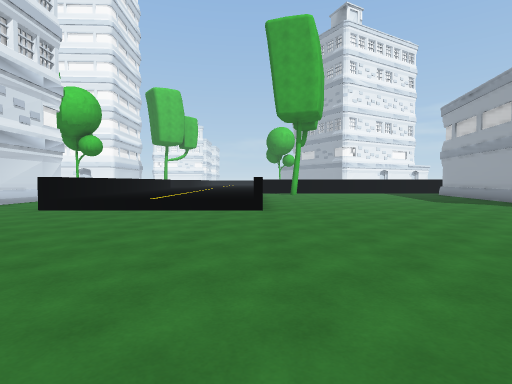
view 1 (above)

24 first-person views from a walk through a scene from a Unity 3-D project. The camera is 1.3 m above the floor, tilts 2° down and sees 80° across. The floor is counted in squares, 2 m on a side. Each view is taken from the middle of a square. On the plan, view 1 faces up. The plan holds only what a view shows up to about 10 squares ahead; the rest is blank. The place goes on beyond the plan. Some surface patterns are stand-ins.

view 2
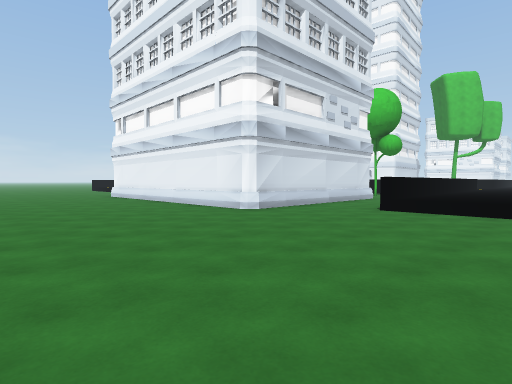

view 3
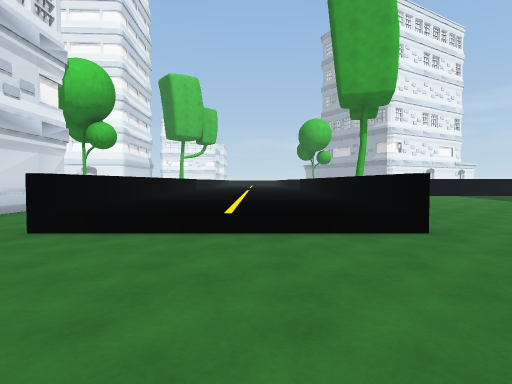

view 4
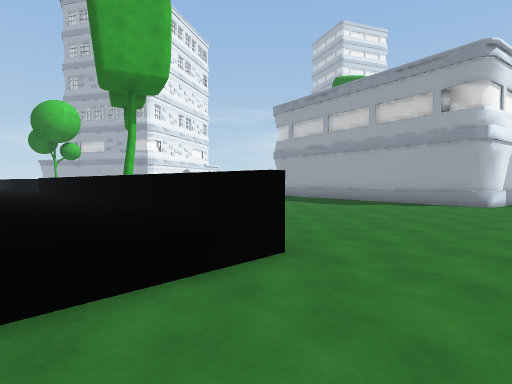

view 5
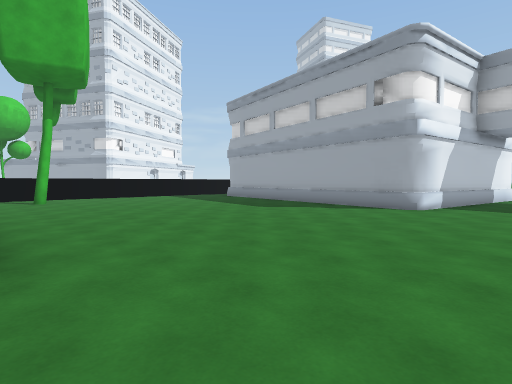

view 6
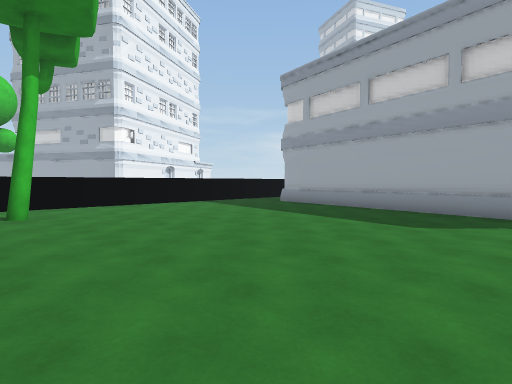

view 7
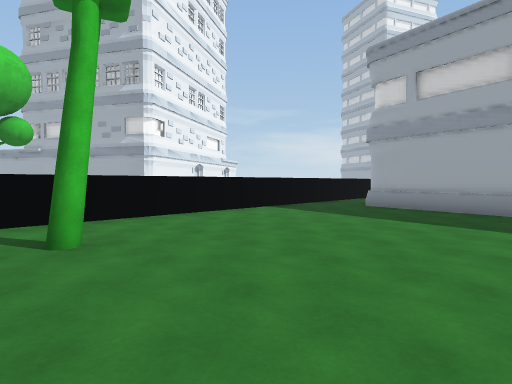

view 8
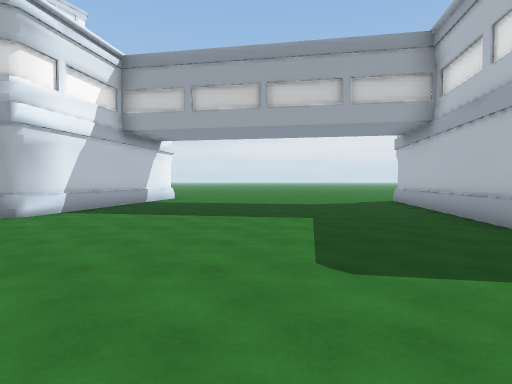

view 9
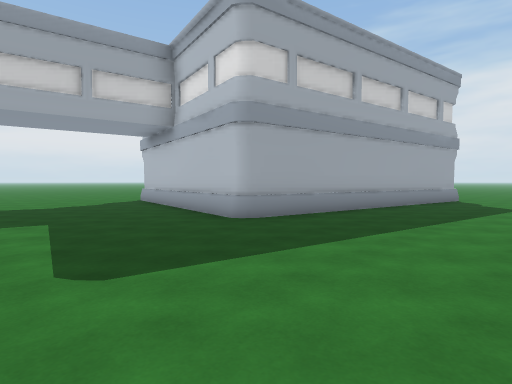

view 10
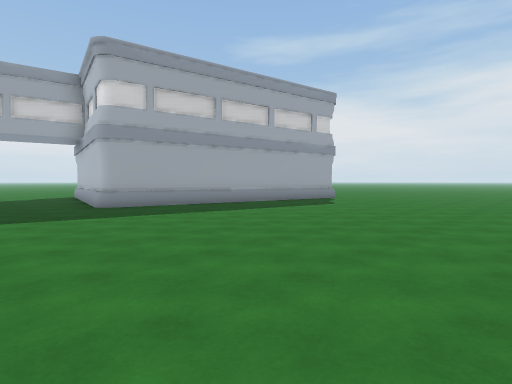

view 11
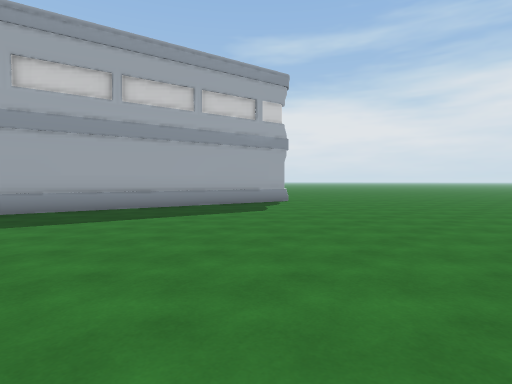

view 12
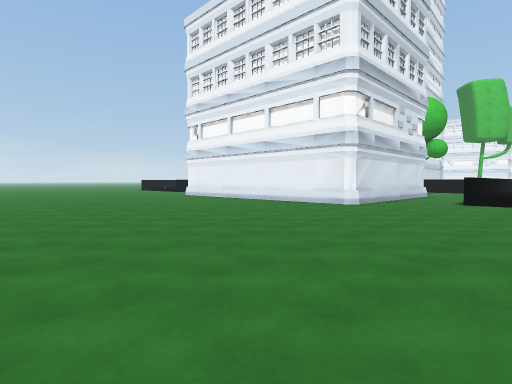

view 13
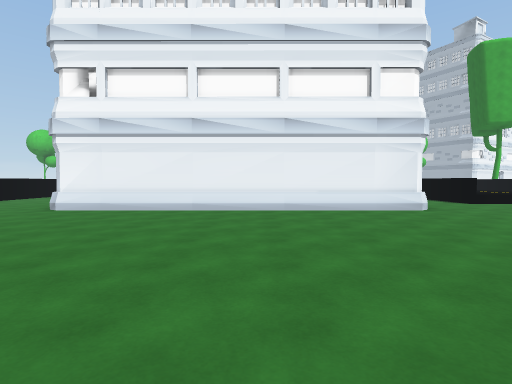

view 14
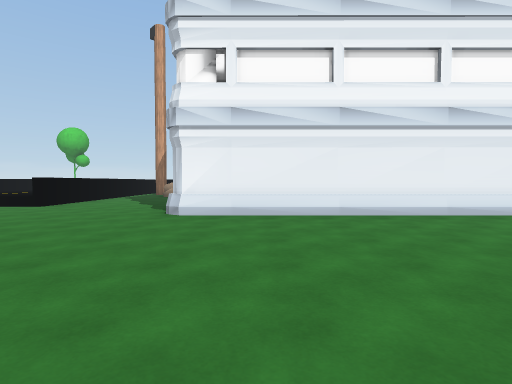

view 15
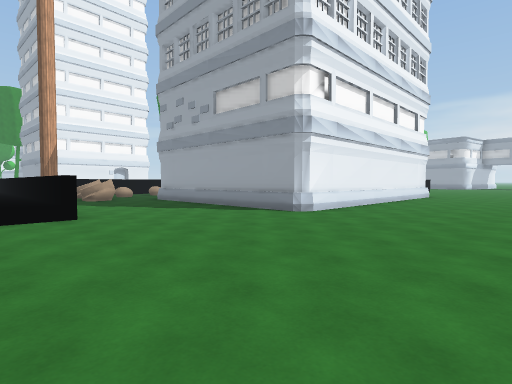

view 16
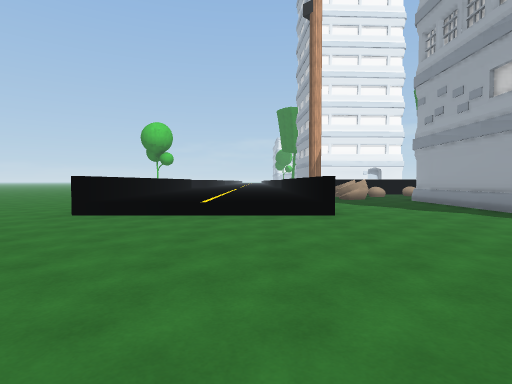

view 17
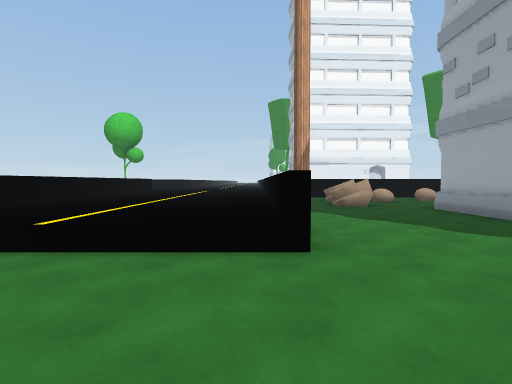

view 18
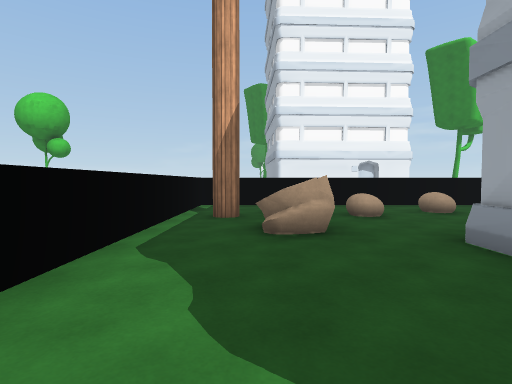

view 19
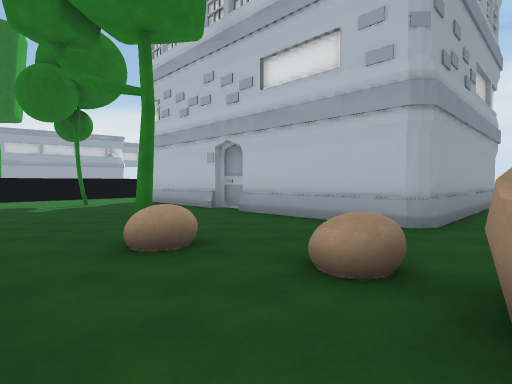

view 20
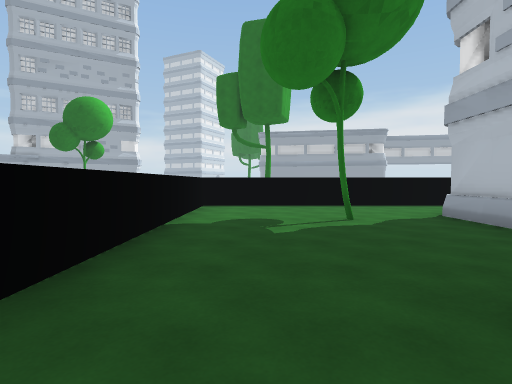

view 21
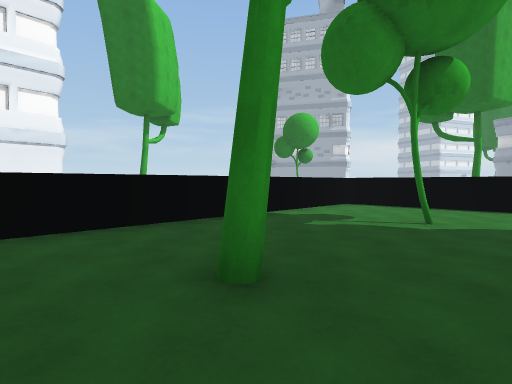

view 22
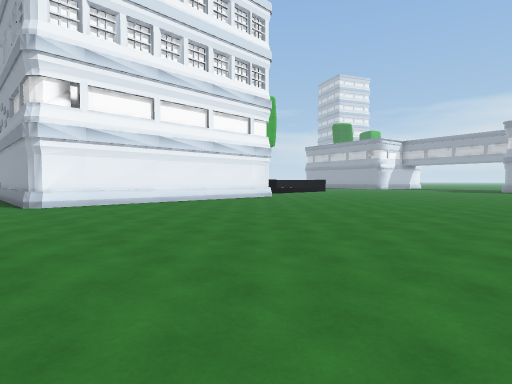

view 23
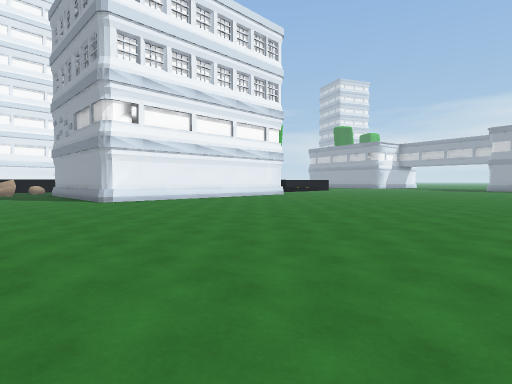

view 24
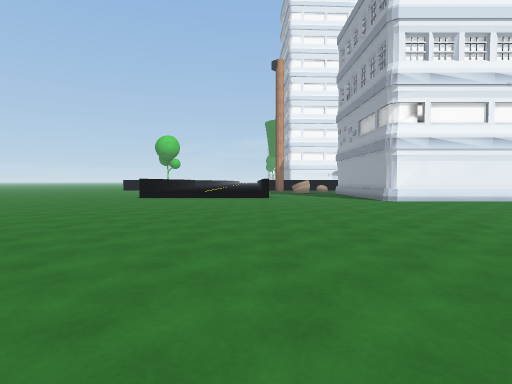

### Floor plan
Key: @ floor where view 1 was taken; # wall or solid block; . main floor; : floor 0.5 m higher than the main floor; = window, fence, low wall or low ledge; ^ raised ledge; B building; T tree; O other object.
Columns run from 25 left of view 1 to 14 right of it. Each row starts with its distance up from view 1.
 17       ========  ====      ==========
 16      =..............=   :^..........
 15      =.....O........=   :^..........
 14      =.OOO.O.T...T..=   :^.T......#
 13  ::::=.......#......=   :^........#
 12  ::::=.OO...........=::::^........#
 11  ::::=....#########.=::::^.......##
 10  ::::=....        #.=::::^.......#
  9  ::::=....        #.=::::^.......#
  8 .::::=....        #.=::::^.......#
  7 .::::#....        #.#::::^.......#
  6 ..........       ##..............######
  5 ..........#BB#####B...................
  4 ......................................
  3 ......................................
  2 ......................................
  1 ........................................
  0  ........................@..............
 -1  ......................................
 -2   .............................####...
 -3    ............................#  ####
 -4     ................   ........#
 -5      .......           ........#
 -6                        .......##
 -7                        .......#
 -8                         ......#

Positions as (right, up) in squares from view 1, and headings:
1: (0, 0), facing up
2: (-2, 0), facing up-left
3: (-2, 3), facing up
4: (-2, 5), facing up-right
5: (0, 4), facing up-right
6: (1, 8), facing up-right
7: (1, 11), facing up-right
8: (2, 2), facing right
9: (2, 2), facing down-right
10: (-2, 1), facing down-right
11: (-2, -2), facing down-right
12: (-3, -3), facing up-left
13: (-11, -2), facing up
14: (-14, -1), facing up
15: (-21, 1), facing up-right
16: (-21, 1), facing up
17: (-20, 4), facing up
18: (-18, 8), facing up
19: (-17, 16), facing down-right
20: (-13, 15), facing right
21: (-13, 12), facing up-right
22: (-17, -4), facing up-right
23: (-19, -5), facing up-right
24: (-20, -5), facing up
